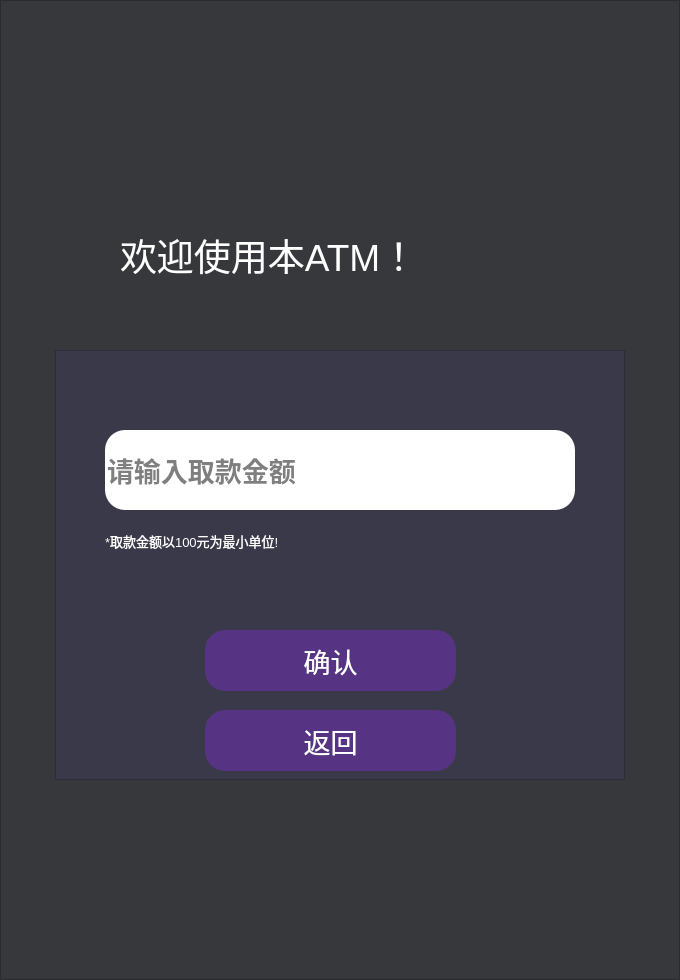
<?xml version="1.0" encoding="UTF-8"?>
<ui version="4.0">
 <class>Form</class>
 <widget class="QWidget" name="Form">
  <property name="geometry">
   <rect>
    <x>0</x>
    <y>0</y>
    <width>680</width>
    <height>980</height>
   </rect>
  </property>
  <property name="windowTitle">
   <string>Form</string>
  </property>
  <layout class="QVBoxLayout" name="verticalLayout">
   <property name="spacing">
    <number>0</number>
   </property>
   <property name="leftMargin">
    <number>0</number>
   </property>
   <property name="topMargin">
    <number>0</number>
   </property>
   <property name="rightMargin">
    <number>0</number>
   </property>
   <property name="bottomMargin">
    <number>0</number>
   </property>
   <item>
    <widget class="QFrame" name="frame">
     <property name="styleSheet">
      <string notr="true">QFrame {
	background-color : rgb(55,56,60)
}</string>
     </property>
     <property name="frameShape">
      <enum>QFrame::StyledPanel</enum>
     </property>
     <property name="frameShadow">
      <enum>QFrame::Raised</enum>
     </property>
     <widget class="QFrame" name="frame_2">
      <property name="geometry">
       <rect>
        <x>55</x>
        <y>350</y>
        <width>570</width>
        <height>430</height>
       </rect>
      </property>
      <property name="styleSheet">
       <string notr="true">QFrame{
	background-color : rgb(58,57,73)
}</string>
      </property>
      <property name="frameShape">
       <enum>QFrame::StyledPanel</enum>
      </property>
      <property name="frameShadow">
       <enum>QFrame::Raised</enum>
      </property>
      <widget class="QLineEdit" name="amount_lineedit">
       <property name="geometry">
        <rect>
         <x>50</x>
         <y>80</y>
         <width>470</width>
         <height>80</height>
        </rect>
       </property>
       <property name="font">
        <font>
         <family>Arial Black</family>
         <pointsize>20</pointsize>
         <weight>75</weight>
         <bold>true</bold>
        </font>
       </property>
       <property name="styleSheet">
        <string notr="true">QLineEdit{
	border-radius : 20px
}</string>
       </property>
       <property name="inputMethodHints">
        <set>Qt::ImhDigitsOnly</set>
       </property>
       <property name="maxLength">
        <number>6</number>
       </property>
       <property name="echoMode">
        <enum>QLineEdit::Normal</enum>
       </property>
       <property name="placeholderText">
        <string>请输入取款金额</string>
       </property>
       <property name="clearButtonEnabled">
        <bool>false</bool>
       </property>
      </widget>
      <widget class="QLabel" name="label_2">
       <property name="geometry">
        <rect>
         <x>50</x>
         <y>180</y>
         <width>426</width>
         <height>21</height>
        </rect>
       </property>
       <property name="font">
        <font>
         <family>Arial</family>
         <pointsize>10</pointsize>
         <weight>50</weight>
         <bold>false</bold>
        </font>
       </property>
       <property name="styleSheet">
        <string notr="true">QLabel {
	color : rgb(255, 255, 255)
}</string>
       </property>
       <property name="text">
        <string>*取款金额以100元为最小单位!</string>
       </property>
      </widget>
      <widget class="QPushButton" name="pushButton_7">
       <property name="geometry">
        <rect>
         <x>150</x>
         <y>280</y>
         <width>251</width>
         <height>61</height>
        </rect>
       </property>
       <property name="font">
        <font>
         <family>Arial</family>
         <pointsize>20</pointsize>
         <weight>50</weight>
         <bold>false</bold>
        </font>
       </property>
       <property name="styleSheet">
        <string notr="true">QPushButton{
	border-radius : 20px;
	background-color : rgb(86, 51, 131);
	color : rgb(255, 255, 255)

}
QPushButton:hover{
	background-color : rgb(141, 84, 216);
	color : rgb(236, 236, 236)
}
QPushButton:pressed{
	background-color : rgb(86, 51, 131);	
	color : rgb(255, 255, 255)
}</string>
       </property>
       <property name="text">
        <string>确认</string>
       </property>
      </widget>
      <widget class="QPushButton" name="pushButton_8">
       <property name="geometry">
        <rect>
         <x>150</x>
         <y>360</y>
         <width>251</width>
         <height>61</height>
        </rect>
       </property>
       <property name="font">
        <font>
         <family>Arial</family>
         <pointsize>20</pointsize>
         <weight>50</weight>
         <bold>false</bold>
        </font>
       </property>
       <property name="styleSheet">
        <string notr="true">QPushButton{
	border-radius : 20px;
	background-color : rgb(86, 51, 131);
	color : rgb(255, 255, 255)

}
QPushButton:hover{
	background-color : rgb(141, 84, 216);
	color : rgb(236, 236, 236)
}
QPushButton:pressed{
	background-color : rgb(86, 51, 131);	
	color : rgb(255, 255, 255)
}</string>
       </property>
       <property name="text">
        <string>返回</string>
       </property>
      </widget>
      <widget class="QLabel" name="label_3">
       <property name="geometry">
        <rect>
         <x>50</x>
         <y>220</y>
         <width>380</width>
         <height>41</height>
        </rect>
       </property>
       <property name="font">
        <font>
         <family>Arial</family>
         <pointsize>14</pointsize>
        </font>
       </property>
       <property name="styleSheet">
        <string notr="true">QLabel {
	color : rgb(170, 0, 0)
}</string>
       </property>
       <property name="text">
        <string/>
       </property>
      </widget>
     </widget>
     <widget class="QLabel" name="label">
      <property name="geometry">
       <rect>
        <x>120</x>
        <y>180</y>
        <width>480</width>
        <height>150</height>
       </rect>
      </property>
      <property name="font">
       <font>
        <family>Arial</family>
        <pointsize>28</pointsize>
        <weight>50</weight>
        <italic>false</italic>
        <bold>false</bold>
       </font>
      </property>
      <property name="styleSheet">
       <string notr="true">QLabel {
	color : rgb(255, 255, 255)
}</string>
      </property>
      <property name="text">
       <string>欢迎使用本ATM！</string>
      </property>
      <property name="textFormat">
       <enum>Qt::AutoText</enum>
      </property>
     </widget>
    </widget>
   </item>
  </layout>
 </widget>
 <resources/>
 <connections/>
</ui>
